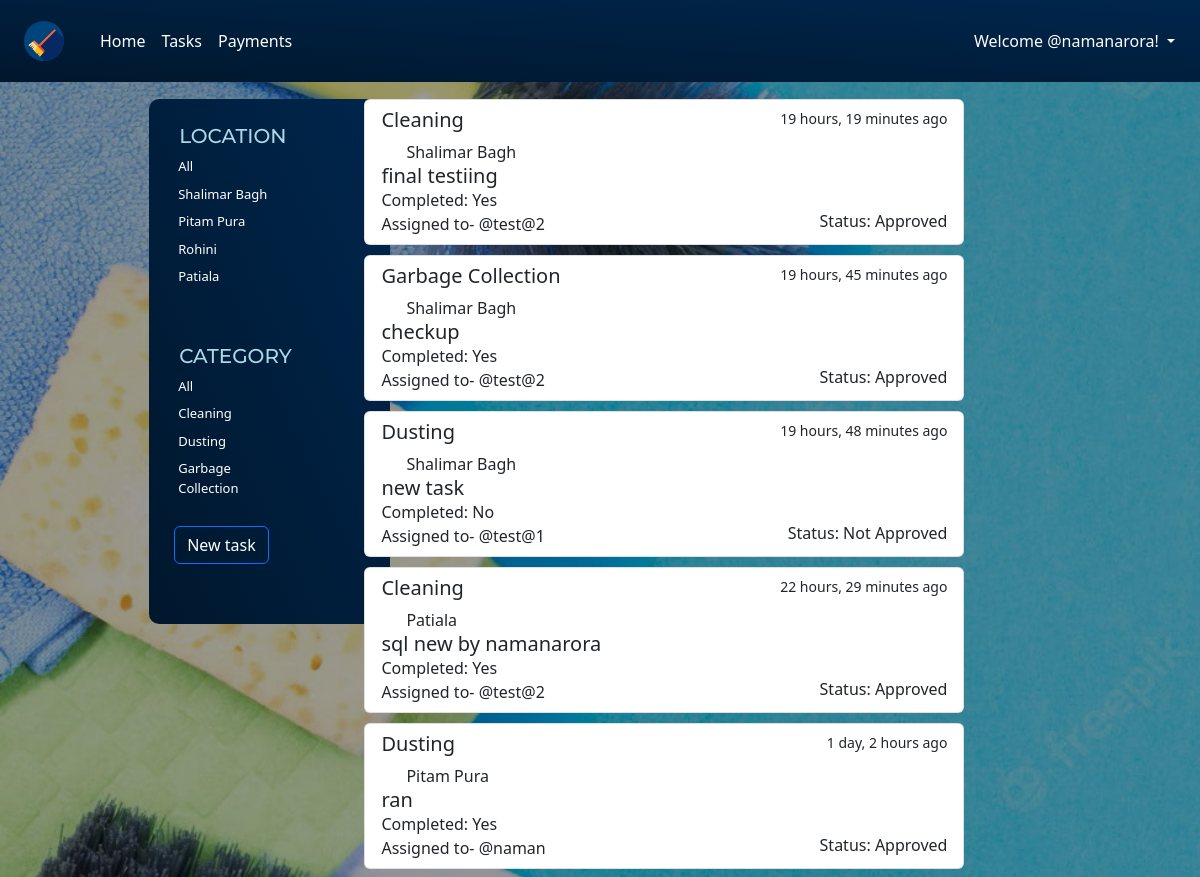
Page / (signed in, upper part) on the earlier database version.
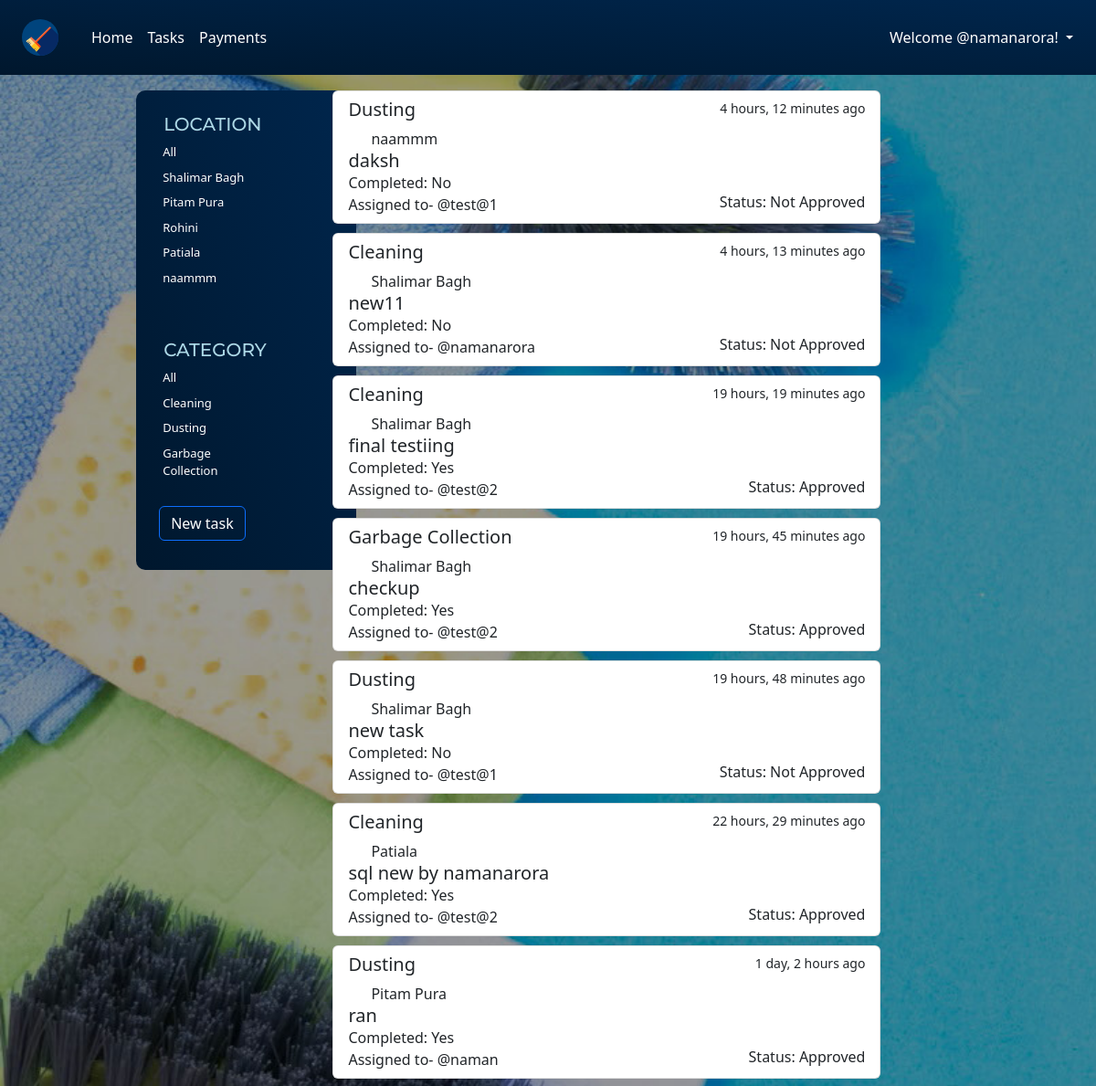
Same page on the later database version.
### base/models.py (models this page shows)
class Location(models.Model):
    name = models.CharField(max_length=100)
    def __str__(self):
        return self.name

class Category(models.Model):
    name = models.CharField(max_length=100)
    def __str__(self):
        return self.name

class Tasks(models.Model):
    name = models.CharField(max_length=100)
    assigned = models.ForeignKey(User,on_delete=models.CASCADE,null=True,blank=True)
    category = models.ForeignKey(Category,on_delete=models.CASCADE)
    location = models.ForeignKey(Location,on_delete=models.CASCADE)
    created = models.DateTimeField(auto_now_add=True)
    completed = models.DateTimeField(null=True, default=None,blank=True)
    approved_time = models.DateTimeField(null=True, default=None,blank=True)
    approved = models.BooleanField(default=False)
    image = models.ImageField(upload_to='task_images',null=True,blank=True)
    def __str__(self):
        return self.name
    class Meta:
        ordering = ['-created']

### base/views.py (the view)
# urls.py: path('',views.home,name="home"),
@login_required(login_url='loginPage')
def home(request):
    q=request.GET.get('q') if request.GET.get('q') != None else ''
    if request.user.is_staff:
        tasks = Tasks.objects.filter(
            Q(location__name__icontains = q) |
            Q(category__name__icontains = q)
        )
    else:
        tasks = request.user.tasks_set.filter(
            Q(location__name__icontains = q) |
            Q(category__name__icontains = q)
        )
    print(tasks)
    location = Location.objects.all()
    category = Category.objects.all()
    context = {'tasks':tasks,'locations':location, "categories":category}
    return render(request,"base/home.html",context)

### base/templates/base/home.html (shortened to what this page needs)
{% extends "main.html" %}
{% load static %}
{% block head %}
<link rel="stylesheet" href="{% static 'styles/home.css' %}">
    {% endblock %}
    {% block content %}
    <br />
    <div class="d-flex">
      <div class="d-flex m-100">
        <nav class="left-box flex-column bg-dark d-inline-block">
          <h3 class="location">LOCATION</h3>
          {% include "base/location_component.html" %}
          <br>
          <br>
          <h3 class="location">CATEGORY</h3>
          {% include "base/Category_component.html" %}
          <br>
          {% if request.user.is_staff %}
  <a href="{% url 'taskForm' %}"><button type="button" class="btn btn-outline-primary text-white">New task</button>
  </a>
  {% endif %}
        </nav>
      </div>
      <div class="d-flex kush flex-column w-50">
        {% include "base/Task_component.html" %}
      </div>
    </div>
  {% endblock %}

### templates/main.html (shortened to what this page needs)
{% load static %}
<!DOCTYPE html>
<html lang="en">
<head>
  <link rel="stylesheet" href="{% static 'styles/bootstrap.css' %}" />
  <link rel="stylesheet" href="{% static 'styles/home.css' %}">
  {% block head %}
  {% endblock %}
</head>
<body>
  {% include "navbar.html" %}
  {% block content %}
  {% endblock %}

### templates/navbar.html (shortened to what this page needs)
{% load static %}
<section class="bg-nav fixed-top">
  <nav class="navbar navbar-expand-lg rounded ">
    <div class="container-fluid">
      <nav class="navbar">
        <div class="container">
          <a class="navbar-brand" href="{% url 'home' %}">
            <img src="{% static 'images/logo3.svg' %}" alt="Logo" width="40" height="40">
          </a>
        </div>
      </nav>
      <div class="collapse navbar-collapse" id="navbarSupportedContent">
        <ul class="navbar-nav me-auto mb-2 mb-lg-0">
          <li class="nav-item">
            <a class="nav-link active text-white" aria-current="page" href="#"
              >Home</a
            >
          </li>
          <li class="nav-item">
            <a class="nav-link text-white" href="#">Tasks</a>
          </li>
          <li class="nav-item">
            <a class="nav-link text-white" href="#">Payments</a>
          </li>
        </ul>
        <form class="d-flex" role="search">
          <div class="dropdown">
            <button
              class="btn dropdown-toggle text-white"
              type="button"
              data-bs-toggle="dropdown"
              aria-expanded="false"
            >
              Welcome @{{ request.user.username }}!
            </button>
          </div>
        </form>
      </div>
    </div>
  </nav>
  </section>

### base/templates/base/location_component.html
  <a href="{% url 'home' %}" class="nav-link text-white tags">All</a>
{% for location in locations %}
<a href="{% url 'home' %}?q={{ location.name|urlencode }}" class="nav-link text-white tags">{{ location.name }}</a>
{% endfor %}

### base/templates/base/category_component.html
  <a href="{% url 'home' %}" class="nav-link text-white tags">All</a>
{% for category in categories %}
<a href="{% url 'home' %}?q={{ category.name|urlencode }} " class="nav-link text-white tags">{{ category.name }}</a>
{% endfor %}

### base/templates/base/task_component.html (shortened to what this page needs)
{% load static %}
  {% for task in tasks %}
        {% if request.user.is_staff %}
        <div class="list-group w-100 list task">
          <a
            href="{% url 'taskApprove' task.id %}"
            class="list-group-item list-group-item-action"
            aria-current="true"
          >
            <div class="d-flex w-100 justify-content-between">
              <h5 class="mb-2 font-weight-bold">{{ task.category }}</h5>
              <small>{{task.created|timesince}} ago</small>
            </div>
            <div class="d-flex flex-horizontal ml-0">
              <object
                class="logo"
                data="{% static 'Images/location1.svg' %}"
                width="25"
                height="20"
              ></object>
              <p class="mb-0">{{ task.location }}</p>
            </div>
            <h5 class="font-weight-bold w-2 mb-0">{{ task.name }}</h5>
            {% if task.completed is None %}
            Completed: No <br>
            {% else %}
              Completed: Yes <br>
            {% endif %}
            {% if task.approved is False %}
            <h6 class="leftbox-right font-weight-bold w-2 mb-0 text-red">Status: Not Approved</h6>
            {% else %}
            <h6 class="leftbox-right font-weight-bold mb-0">Status: Approved</h6>
            {% endif %}
            Assigned to- @{{ task.assigned.username}} <br>
          </a>
        </div>
        {% endif %}
        {% endfor %}

### static/styles/home.css (style rules this page uses)
body { background-image: url(/Images/background.jpeg); background-image: url(http://127.0.0.1:8000/static/images/background.jpeg); background-repeat: no-repeat; background-size: cover; padding-top: 75px; }
.leftbox-right { float: right; }
.task { margin-bottom: 10px; }
.bg-nav { background-image: linear-gradient(to top right, #00172d, #00264d); }
.kush { margin-left: 20%; }
.location { font-family: 'Montserrat', sans-serif; margin:auto; padding: 5px; font-size: 20px; color: lightblue; }
.tags { margin:auto; padding: 4px; font-size: 13px; text-decoration: none; }
.left-box { text-align: left; padding: 20px; margin-left: 120%; background-image: linear-gradient(to top right, #00172d, #00264d); height: 100%; padding: 20px 75% 20px 20%; max-height: 525px; border-radius: 10px; }

Differences in the rows shown:
added Location: name "naammm"
added Tasks: category "Dusting", created "4 hours, 12 minutes", location "naammm", name "daksh", shows "Completed: No", approved "Status: Not Approved", assigned.username "test@1"
added Tasks: category "Cleaning", created "4 hours, 13 minutes", location "Shalimar Bagh", name "new11", shows "Completed: No", approved "Status: Not Approved", assigned.username "namanarora"
